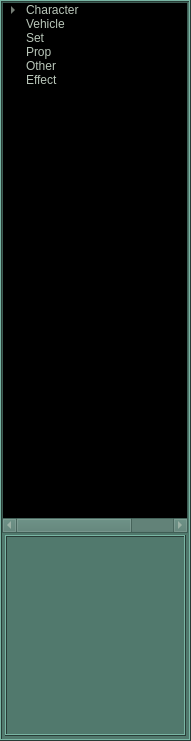
    <widget class="QFrame" name="frame_9">
     <property name="geometry">
      <rect>
       <x>5</x>
       <y>5</y>
       <width>191</width>
       <height>741</height>
      </rect>
     </property>
     <property name="palette">
      <palette>
       <active>
        <colorrole role="WindowText">
         <brush brushstyle="SolidPattern">
          <color alpha="255">
           <red>185</red>
           <green>198</green>
           <blue>185</blue>
          </color>
         </brush>
        </colorrole>
        <colorrole role="Button">
         <brush brushstyle="SolidPattern">
          <color alpha="255">
           <red>81</red>
           <green>121</green>
           <blue>109</blue>
          </color>
         </brush>
        </colorrole>
        <colorrole role="Light">
         <brush brushstyle="SolidPattern">
          <color alpha="255">
           <red>121</red>
           <green>182</green>
           <blue>164</blue>
          </color>
         </brush>
        </colorrole>
        <colorrole role="Midlight">
         <brush brushstyle="SolidPattern">
          <color alpha="255">
           <red>101</red>
           <green>151</green>
           <blue>136</blue>
          </color>
         </brush>
        </colorrole>
        <colorrole role="Dark">
         <brush brushstyle="SolidPattern">
          <color alpha="255">
           <red>40</red>
           <green>60</green>
           <blue>54</blue>
          </color>
         </brush>
        </colorrole>
        <colorrole role="Mid">
         <brush brushstyle="SolidPattern">
          <color alpha="255">
           <red>54</red>
           <green>80</green>
           <blue>72</blue>
          </color>
         </brush>
        </colorrole>
        <colorrole role="Text">
         <brush brushstyle="SolidPattern">
          <color alpha="255">
           <red>185</red>
           <green>198</green>
           <blue>185</blue>
          </color>
         </brush>
        </colorrole>
        <colorrole role="BrightText">
         <brush brushstyle="SolidPattern">
          <color alpha="255">
           <red>255</red>
           <green>255</green>
           <blue>255</blue>
          </color>
         </brush>
        </colorrole>
        <colorrole role="ButtonText">
         <brush brushstyle="SolidPattern">
          <color alpha="255">
           <red>255</red>
           <green>255</green>
           <blue>255</blue>
          </color>
         </brush>
        </colorrole>
        <colorrole role="Base">
         <brush brushstyle="SolidPattern">
          <color alpha="255">
           <red>0</red>
           <green>0</green>
           <blue>0</blue>
          </color>
         </brush>
        </colorrole>
        <colorrole role="Window">
         <brush brushstyle="SolidPattern">
          <color alpha="255">
           <red>81</red>
           <green>121</green>
           <blue>109</blue>
          </color>
         </brush>
        </colorrole>
        <colorrole role="Shadow">
         <brush brushstyle="SolidPattern">
          <color alpha="255">
           <red>0</red>
           <green>0</green>
           <blue>0</blue>
          </color>
         </brush>
        </colorrole>
        <colorrole role="AlternateBase">
         <brush brushstyle="SolidPattern">
          <color alpha="255">
           <red>40</red>
           <green>60</green>
           <blue>54</blue>
          </color>
         </brush>
        </colorrole>
        <colorrole role="ToolTipBase">
         <brush brushstyle="SolidPattern">
          <color alpha="255">
           <red>255</red>
           <green>255</green>
           <blue>220</blue>
          </color>
         </brush>
        </colorrole>
        <colorrole role="ToolTipText">
         <brush brushstyle="SolidPattern">
          <color alpha="255">
           <red>0</red>
           <green>0</green>
           <blue>0</blue>
          </color>
         </brush>
        </colorrole>
       </active>
       <inactive>
        <colorrole role="WindowText">
         <brush brushstyle="SolidPattern">
          <color alpha="255">
           <red>185</red>
           <green>198</green>
           <blue>185</blue>
          </color>
         </brush>
        </colorrole>
        <colorrole role="Button">
         <brush brushstyle="SolidPattern">
          <color alpha="255">
           <red>81</red>
           <green>121</green>
           <blue>109</blue>
          </color>
         </brush>
        </colorrole>
        <colorrole role="Light">
         <brush brushstyle="SolidPattern">
          <color alpha="255">
           <red>121</red>
           <green>182</green>
           <blue>164</blue>
          </color>
         </brush>
        </colorrole>
        <colorrole role="Midlight">
         <brush brushstyle="SolidPattern">
          <color alpha="255">
           <red>101</red>
           <green>151</green>
           <blue>136</blue>
          </color>
         </brush>
        </colorrole>
        <colorrole role="Dark">
         <brush brushstyle="SolidPattern">
          <color alpha="255">
           <red>40</red>
           <green>60</green>
           <blue>54</blue>
          </color>
         </brush>
        </colorrole>
        <colorrole role="Mid">
         <brush brushstyle="SolidPattern">
          <color alpha="255">
           <red>54</red>
           <green>80</green>
           <blue>72</blue>
          </color>
         </brush>
        </colorrole>
        <colorrole role="Text">
         <brush brushstyle="SolidPattern">
          <color alpha="255">
           <red>185</red>
           <green>198</green>
           <blue>185</blue>
          </color>
         </brush>
        </colorrole>
        <colorrole role="BrightText">
         <brush brushstyle="SolidPattern">
          <color alpha="255">
           <red>255</red>
           <green>255</green>
           <blue>255</blue>
          </color>
         </brush>
        </colorrole>
        <colorrole role="ButtonText">
         <brush brushstyle="SolidPattern">
          <color alpha="255">
           <red>255</red>
           <green>255</green>
           <blue>255</blue>
          </color>
         </brush>
        </colorrole>
        <colorrole role="Base">
         <brush brushstyle="SolidPattern">
          <color alpha="255">
           <red>0</red>
           <green>0</green>
           <blue>0</blue>
          </color>
         </brush>
        </colorrole>
        <colorrole role="Window">
         <brush brushstyle="SolidPattern">
          <color alpha="255">
           <red>81</red>
           <green>121</green>
           <blue>109</blue>
          </color>
         </brush>
        </colorrole>
        <colorrole role="Shadow">
         <brush brushstyle="SolidPattern">
          <color alpha="255">
           <red>0</red>
           <green>0</green>
           <blue>0</blue>
          </color>
         </brush>
        </colorrole>
        <colorrole role="AlternateBase">
         <brush brushstyle="SolidPattern">
          <color alpha="255">
           <red>40</red>
           <green>60</green>
           <blue>54</blue>
          </color>
         </brush>
        </colorrole>
        <colorrole role="ToolTipBase">
         <brush brushstyle="SolidPattern">
          <color alpha="255">
           <red>255</red>
           <green>255</green>
           <blue>220</blue>
          </color>
         </brush>
        </colorrole>
        <colorrole role="ToolTipText">
         <brush brushstyle="SolidPattern">
          <color alpha="255">
           <red>0</red>
           <green>0</green>
           <blue>0</blue>
          </color>
         </brush>
        </colorrole>
       </inactive>
       <disabled>
        <colorrole role="WindowText">
         <brush brushstyle="SolidPattern">
          <color alpha="255">
           <red>40</red>
           <green>60</green>
           <blue>54</blue>
          </color>
         </brush>
        </colorrole>
        <colorrole role="Button">
         <brush brushstyle="SolidPattern">
          <color alpha="255">
           <red>81</red>
           <green>121</green>
           <blue>109</blue>
          </color>
         </brush>
        </colorrole>
        <colorrole role="Light">
         <brush brushstyle="SolidPattern">
          <color alpha="255">
           <red>121</red>
           <green>182</green>
           <blue>164</blue>
          </color>
         </brush>
        </colorrole>
        <colorrole role="Midlight">
         <brush brushstyle="SolidPattern">
          <color alpha="255">
           <red>101</red>
           <green>151</green>
           <blue>136</blue>
          </color>
         </brush>
        </colorrole>
        <colorrole role="Dark">
         <brush brushstyle="SolidPattern">
          <color alpha="255">
           <red>40</red>
           <green>60</green>
           <blue>54</blue>
          </color>
         </brush>
        </colorrole>
        <colorrole role="Mid">
         <brush brushstyle="SolidPattern">
          <color alpha="255">
           <red>54</red>
           <green>80</green>
           <blue>72</blue>
          </color>
         </brush>
        </colorrole>
        <colorrole role="Text">
         <brush brushstyle="SolidPattern">
          <color alpha="255">
           <red>40</red>
           <green>60</green>
           <blue>54</blue>
          </color>
         </brush>
        </colorrole>
        <colorrole role="BrightText">
         <brush brushstyle="SolidPattern">
          <color alpha="255">
           <red>255</red>
           <green>255</green>
           <blue>255</blue>
          </color>
         </brush>
        </colorrole>
        <colorrole role="ButtonText">
         <brush brushstyle="SolidPattern">
          <color alpha="255">
           <red>40</red>
           <green>60</green>
           <blue>54</blue>
          </color>
         </brush>
        </colorrole>
        <colorrole role="Base">
         <brush brushstyle="SolidPattern">
          <color alpha="255">
           <red>81</red>
           <green>121</green>
           <blue>109</blue>
          </color>
         </brush>
        </colorrole>
        <colorrole role="Window">
         <brush brushstyle="SolidPattern">
          <color alpha="255">
           <red>81</red>
           <green>121</green>
           <blue>109</blue>
          </color>
         </brush>
        </colorrole>
        <colorrole role="Shadow">
         <brush brushstyle="SolidPattern">
          <color alpha="255">
           <red>0</red>
           <green>0</green>
           <blue>0</blue>
          </color>
         </brush>
        </colorrole>
        <colorrole role="AlternateBase">
         <brush brushstyle="SolidPattern">
          <color alpha="255">
           <red>81</red>
           <green>121</green>
           <blue>109</blue>
          </color>
         </brush>
        </colorrole>
        <colorrole role="ToolTipBase">
         <brush brushstyle="SolidPattern">
          <color alpha="255">
           <red>255</red>
           <green>255</green>
           <blue>220</blue>
          </color>
         </brush>
        </colorrole>
        <colorrole role="ToolTipText">
         <brush brushstyle="SolidPattern">
          <color alpha="255">
           <red>0</red>
           <green>0</green>
           <blue>0</blue>
          </color>
         </brush>
        </colorrole>
       </disabled>
      </palette>
     </property>
     <property name="frameShape">
      <enum>QFrame::Box</enum>
     </property>
     <property name="frameShadow">
      <enum>QFrame::Raised</enum>
     </property>
     <property name="lineWidth">
      <number>1</number>
     </property>
     <property name="midLineWidth">
      <number>0</number>
     </property>
     <widget class="QTreeWidget" name="treeWidget_sceneAssembleTree">
      <property name="geometry">
       <rect>
        <x>2</x>
        <y>2</y>
        <width>186</width>
        <height>531</height>
       </rect>
      </property>
      <property name="dragEnabled">
       <bool>true</bool>
      </property>
      <property name="dragDropOverwriteMode">
       <bool>true</bool>
      </property>
      <property name="dragDropMode">
       <enum>QAbstractItemView::DragDrop</enum>
      </property>
      <property name="defaultDropAction">
       <enum>Qt::LinkAction</enum>
      </property>
      <property name="columnCount">
       <number>2</number>
      </property>
      <attribute name="headerVisible">
       <bool>false</bool>
      </attribute>
      <attribute name="headerCascadingSectionResizes">
       <bool>false</bool>
      </attribute>
      <attribute name="headerDefaultSectionSize">
       <number>150</number>
      </attribute>
      <attribute name="headerHighlightSections">
       <bool>false</bool>
      </attribute>
      <attribute name="headerMinimumSectionSize">
       <number>25</number>
      </attribute>
      <column>
       <property name="text">
        <string>assetName</string>
       </property>
      </column>
      <column>
       <property name="text">
        <string>assetProcess</string>
       </property>
      </column>
      <item>
       <property name="text">
        <string>Character</string>
       </property>
       <property name="text">
        <string/>
       </property>
       <item>
        <property name="text">
         <string>anna</string>
        </property>
        <property name="text">
         <string>model</string>
        </property>
       </item>
       <item>
        <property name="text">
         <string>tiger</string>
        </property>
        <property name="text">
         <string/>
        </property>
       </item>
       <item>
        <property name="text">
         <string>joey</string>
        </property>
        <property name="text">
         <string/>
        </property>
       </item>
      </item>
      <item>
       <property name="text">
        <string>Vehicle</string>
       </property>
       <property name="text">
        <string/>
       </property>
      </item>
      <item>
       <property name="text">
        <string>Set</string>
       </property>
       <property name="text">
        <string/>
       </property>
      </item>
      <item>
       <property name="text">
        <string>Prop</string>
       </property>
       <property name="text">
        <string/>
       </property>
      </item>
      <item>
       <property name="text">
        <string>Other</string>
       </property>
       <property name="text">
        <string/>
       </property>
      </item>
      <item>
       <property name="text">
        <string>Effect</string>
       </property>
      </item>
     </widget>
     <widget class="QFrame" name="frame_7">
      <property name="geometry">
       <rect>
        <x>5</x>
        <y>535</y>
        <width>181</width>
        <height>201</height>
       </rect>
      </property>
      <property name="palette">
       <palette>
        <active>
         <colorrole role="WindowText">
          <brush brushstyle="SolidPattern">
           <color alpha="255">
            <red>185</red>
            <green>198</green>
            <blue>185</blue>
           </color>
          </brush>
         </colorrole>
         <colorrole role="Button">
          <brush brushstyle="SolidPattern">
           <color alpha="255">
            <red>81</red>
            <green>121</green>
            <blue>109</blue>
           </color>
          </brush>
         </colorrole>
         <colorrole role="Light">
          <brush brushstyle="SolidPattern">
           <color alpha="255">
            <red>121</red>
            <green>182</green>
            <blue>164</blue>
           </color>
          </brush>
         </colorrole>
         <colorrole role="Midlight">
          <brush brushstyle="SolidPattern">
           <color alpha="255">
            <red>101</red>
            <green>151</green>
            <blue>136</blue>
           </color>
          </brush>
         </colorrole>
         <colorrole role="Dark">
          <brush brushstyle="SolidPattern">
           <color alpha="255">
            <red>40</red>
            <green>60</green>
            <blue>54</blue>
           </color>
          </brush>
         </colorrole>
         <colorrole role="Mid">
          <brush brushstyle="SolidPattern">
           <color alpha="255">
            <red>54</red>
            <green>80</green>
            <blue>72</blue>
           </color>
          </brush>
         </colorrole>
         <colorrole role="Text">
          <brush brushstyle="SolidPattern">
           <color alpha="255">
            <red>185</red>
            <green>198</green>
            <blue>185</blue>
           </color>
          </brush>
         </colorrole>
         <colorrole role="BrightText">
          <brush brushstyle="SolidPattern">
           <color alpha="255">
            <red>255</red>
            <green>255</green>
            <blue>255</blue>
           </color>
          </brush>
         </colorrole>
         <colorrole role="ButtonText">
          <brush brushstyle="SolidPattern">
           <color alpha="255">
            <red>255</red>
            <green>255</green>
            <blue>255</blue>
           </color>
          </brush>
         </colorrole>
         <colorrole role="Base">
          <brush brushstyle="SolidPattern">
           <color alpha="255">
            <red>0</red>
            <green>0</green>
            <blue>0</blue>
           </color>
          </brush>
         </colorrole>
         <colorrole role="Window">
          <brush brushstyle="SolidPattern">
           <color alpha="255">
            <red>81</red>
            <green>121</green>
            <blue>109</blue>
           </color>
          </brush>
         </colorrole>
         <colorrole role="Shadow">
          <brush brushstyle="SolidPattern">
           <color alpha="255">
            <red>0</red>
            <green>0</green>
            <blue>0</blue>
           </color>
          </brush>
         </colorrole>
         <colorrole role="AlternateBase">
          <brush brushstyle="SolidPattern">
           <color alpha="255">
            <red>40</red>
            <green>60</green>
            <blue>54</blue>
           </color>
          </brush>
         </colorrole>
         <colorrole role="ToolTipBase">
          <brush brushstyle="SolidPattern">
           <color alpha="255">
            <red>255</red>
            <green>255</green>
            <blue>220</blue>
           </color>
          </brush>
         </colorrole>
         <colorrole role="ToolTipText">
          <brush brushstyle="SolidPattern">
           <color alpha="255">
            <red>0</red>
            <green>0</green>
            <blue>0</blue>
           </color>
          </brush>
         </colorrole>
        </active>
        <inactive>
         <colorrole role="WindowText">
          <brush brushstyle="SolidPattern">
           <color alpha="255">
            <red>185</red>
            <green>198</green>
            <blue>185</blue>
           </color>
          </brush>
         </colorrole>
         <colorrole role="Button">
          <brush brushstyle="SolidPattern">
           <color alpha="255">
            <red>81</red>
            <green>121</green>
            <blue>109</blue>
           </color>
          </brush>
         </colorrole>
         <colorrole role="Light">
          <brush brushstyle="SolidPattern">
           <color alpha="255">
            <red>121</red>
            <green>182</green>
            <blue>164</blue>
           </color>
          </brush>
         </colorrole>
         <colorrole role="Midlight">
          <brush brushstyle="SolidPattern">
           <color alpha="255">
            <red>101</red>
            <green>151</green>
            <blue>136</blue>
           </color>
          </brush>
         </colorrole>
         <colorrole role="Dark">
          <brush brushstyle="SolidPattern">
           <color alpha="255">
            <red>40</red>
            <green>60</green>
            <blue>54</blue>
           </color>
          </brush>
         </colorrole>
         <colorrole role="Mid">
          <brush brushstyle="SolidPattern">
           <color alpha="255">
            <red>54</red>
            <green>80</green>
            <blue>72</blue>
           </color>
          </brush>
         </colorrole>
         <colorrole role="Text">
          <brush brushstyle="SolidPattern">
           <color alpha="255">
            <red>185</red>
            <green>198</green>
            <blue>185</blue>
           </color>
          </brush>
         </colorrole>
         <colorrole role="BrightText">
          <brush brushstyle="SolidPattern">
           <color alpha="255">
            <red>255</red>
            <green>255</green>
            <blue>255</blue>
           </color>
          </brush>
         </colorrole>
         <colorrole role="ButtonText">
          <brush brushstyle="SolidPattern">
           <color alpha="255">
            <red>255</red>
            <green>255</green>
            <blue>255</blue>
           </color>
          </brush>
         </colorrole>
         <colorrole role="Base">
          <brush brushstyle="SolidPattern">
           <color alpha="255">
            <red>0</red>
            <green>0</green>
            <blue>0</blue>
           </color>
          </brush>
         </colorrole>
         <colorrole role="Window">
          <brush brushstyle="SolidPattern">
           <color alpha="255">
            <red>81</red>
            <green>121</green>
            <blue>109</blue>
           </color>
          </brush>
         </colorrole>
         <colorrole role="Shadow">
          <brush brushstyle="SolidPattern">
           <color alpha="255">
            <red>0</red>
            <green>0</green>
            <blue>0</blue>
           </color>
          </brush>
         </colorrole>
         <colorrole role="AlternateBase">
          <brush brushstyle="SolidPattern">
           <color alpha="255">
            <red>40</red>
            <green>60</green>
            <blue>54</blue>
           </color>
          </brush>
         </colorrole>
         <colorrole role="ToolTipBase">
          <brush brushstyle="SolidPattern">
           <color alpha="255">
            <red>255</red>
            <green>255</green>
            <blue>220</blue>
           </color>
          </brush>
         </colorrole>
         <colorrole role="ToolTipText">
          <brush brushstyle="SolidPattern">
           <color alpha="255">
            <red>0</red>
            <green>0</green>
            <blue>0</blue>
           </color>
          </brush>
         </colorrole>
        </inactive>
        <disabled>
         <colorrole role="WindowText">
          <brush brushstyle="SolidPattern">
           <color alpha="255">
            <red>40</red>
            <green>60</green>
            <blue>54</blue>
           </color>
          </brush>
         </colorrole>
         <colorrole role="Button">
          <brush brushstyle="SolidPattern">
           <color alpha="255">
            <red>81</red>
            <green>121</green>
            <blue>109</blue>
           </color>
          </brush>
         </colorrole>
         <colorrole role="Light">
          <brush brushstyle="SolidPattern">
           <color alpha="255">
            <red>121</red>
            <green>182</green>
            <blue>164</blue>
           </color>
          </brush>
         </colorrole>
         <colorrole role="Midlight">
          <brush brushstyle="SolidPattern">
           <color alpha="255">
            <red>101</red>
            <green>151</green>
            <blue>136</blue>
           </color>
          </brush>
         </colorrole>
         <colorrole role="Dark">
          <brush brushstyle="SolidPattern">
           <color alpha="255">
            <red>40</red>
            <green>60</green>
            <blue>54</blue>
           </color>
          </brush>
         </colorrole>
         <colorrole role="Mid">
          <brush brushstyle="SolidPattern">
           <color alpha="255">
            <red>54</red>
            <green>80</green>
            <blue>72</blue>
           </color>
          </brush>
         </colorrole>
         <colorrole role="Text">
          <brush brushstyle="SolidPattern">
           <color alpha="255">
            <red>40</red>
            <green>60</green>
            <blue>54</blue>
           </color>
          </brush>
         </colorrole>
         <colorrole role="BrightText">
          <brush brushstyle="SolidPattern">
           <color alpha="255">
            <red>255</red>
            <green>255</green>
            <blue>255</blue>
           </color>
          </brush>
         </colorrole>
         <colorrole role="ButtonText">
          <brush brushstyle="SolidPattern">
           <color alpha="255">
            <red>40</red>
            <green>60</green>
            <blue>54</blue>
           </color>
          </brush>
         </colorrole>
         <colorrole role="Base">
          <brush brushstyle="SolidPattern">
           <color alpha="255">
            <red>81</red>
            <green>121</green>
            <blue>109</blue>
           </color>
          </brush>
         </colorrole>
         <colorrole role="Window">
          <brush brushstyle="SolidPattern">
           <color alpha="255">
            <red>81</red>
            <green>121</green>
            <blue>109</blue>
           </color>
          </brush>
         </colorrole>
         <colorrole role="Shadow">
          <brush brushstyle="SolidPattern">
           <color alpha="255">
            <red>0</red>
            <green>0</green>
            <blue>0</blue>
           </color>
          </brush>
         </colorrole>
         <colorrole role="AlternateBase">
          <brush brushstyle="SolidPattern">
           <color alpha="255">
            <red>81</red>
            <green>121</green>
            <blue>109</blue>
           </color>
          </brush>
         </colorrole>
         <colorrole role="ToolTipBase">
          <brush brushstyle="SolidPattern">
           <color alpha="255">
            <red>255</red>
            <green>255</green>
            <blue>220</blue>
           </color>
          </brush>
         </colorrole>
         <colorrole role="ToolTipText">
          <brush brushstyle="SolidPattern">
           <color alpha="255">
            <red>0</red>
            <green>0</green>
            <blue>0</blue>
           </color>
          </brush>
         </colorrole>
        </disabled>
       </palette>
      </property>
      <property name="frameShape">
       <enum>QFrame::Box</enum>
      </property>
      <property name="frameShadow">
       <enum>QFrame::Raised</enum>
      </property>
      <property name="lineWidth">
       <number>1</number>
      </property>
      <property name="midLineWidth">
       <number>0</number>
      </property>
      <widget class="QLabel" name="label_showImage_2">
       <property name="geometry">
        <rect>
         <x>0</x>
         <y>15</y>
         <width>196</width>
         <height>185</height>
        </rect>
       </property>
       <property name="text">
        <string/>
       </property>
       <property name="pixmap">
        <pixmap>icons/publishToolIcon/picture-01-150.png</pixmap>
       </property>
      </widget>
     </widget>
    </widget>
